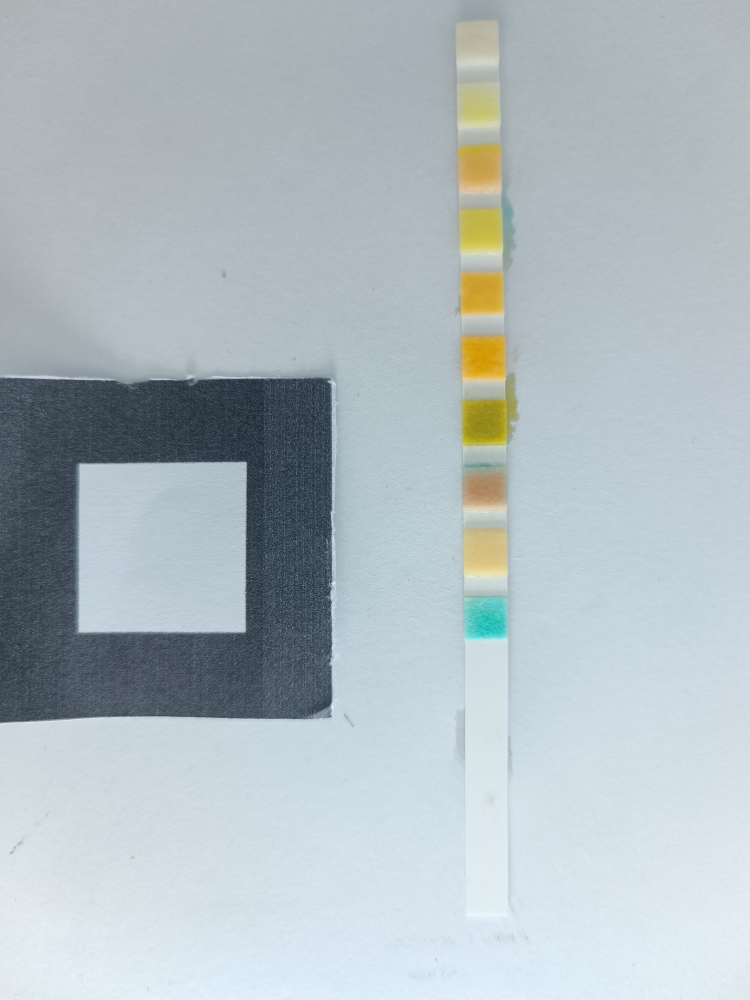
#> input picture pipeline/photos/001/001-Cool.jpg, 3000 x 4000 px (shown at 1/4 size)
$ python debug_auto_pad_overlay.py --image photos/001/001-Cool.jpg --output-dir out
#> lines starting #> are read from the running program, lines starting #| are printed output that depends on the picture; after the words box and inside, x2 and y2 are one past the last pixel; in counts of white or black regions, pixels touching at a corner belong together
#> in main, image is the input picture: shape (4000, 3000, 3); mean B, G, R 193.6, 188.1, 177
### pipeline/vision_pipeline.py
#!/usr/bin/env python3
"""
Vision pipeline for urinalysis burst processing.

Implements the sequence:
1) Optional geometric rectification (Macro-Marker contour + perspective transform) or fallback resize
2) Radiometric normalization (AWB using 10x10 marker-center patch)
3) Spatial segmentation (fixed pad grid via marker-calibrated px/mm)
4) Signal cleaning (temporal median across burst)
5) Feature extraction (mean HSV per pad)
"""

from __future__ import annotations

from dataclasses import dataclass
from typing import Iterable

import cv2
import numpy as np

ANALYTE_ORDER: tuple[str, ...] = (
    "Leukocytes",
    "Nitrite",
    "Urobilinogen",
    "Protein",
    "pH",
    "Blood",
    "Specific Gravity",
    "Ketone",    "Bilirubin",
    "Glucose",
)

_DEFAULT_PAD_OFFSETS_MM: tuple[tuple[float, float], ...] = (
    (32.0, 5.0),
    (32.0, 12.5),
    (32.0, 20.0),
    (32.0, 27.5),
    (32.0, 35.0),
    (32.0, 42.5),
    (32.0, 50.0),
    (32.0, 57.5),
    (32.0, 65.0),
    (32.0, 72.5),
)


def analyte_to_key(analyte_name: str) -> str:
    return analyte_name.lower().replace(" ", "_")


# [22 lines left out: functions feature_columns_for_analyte, all_feature_columns, _normalize_hue, not called in this run]


def _clip_01(value: float) -> float:
    return min(max(value, 0.0), 1.0)


# [8 lines left out: function _circular_mean_deg, not called in this run]


@dataclass(frozen=True)
class VisionPipelineConfig:
    marker_size_mm: float = 20.0
    marker_size_px: int = 200
    marker_anchor_x_px: int = 80
    marker_anchor_y_px: int = 80
    output_width_px: int = 1400
    output_height_px: int = 1800
    center_patch_px: int = 10
    pad_width_mm: float = 5.0
    pad_height_mm: float = 5.0
    pad_offsets_mm: tuple[tuple[float, float], ...] = _DEFAULT_PAD_OFFSETS_MM
    analyte_order: tuple[str, ...] = ANALYTE_ORDER
    min_marker_area_px: float = 1200.0
    max_marker_area_ratio: float = 0.25
    border_reject_margin_ratio: float = 0.005
    max_quad_side_ratio: float = 3.5
    adaptive_grid_enabled: bool = True
    adaptive_x_search_px: int = 220
    adaptive_x_step_px: int = 10
    adaptive_y_search_px: int = 60
    adaptive_y_step_px: int = 4
    per_pad_localization_enabled: bool = True
    per_pad_y_refine_px: int = 6
    per_pad_y_step_px: int = 2
    per_pad_max_step_deviation_px: int = 8
    feature_space: str = "hsv"

    def validate(self) -> None:
        if len(self.pad_offsets_mm) != len(self.analyte_order):
            raise ValueError(
                "pad_offsets_mm must match analyte_order length "
                f"({len(self.pad_offsets_mm)} != {len(self.analyte_order)})"
            )
        if self.marker_size_mm <= 0:
            raise ValueError("marker_size_mm must be > 0")
        if self.marker_size_px <= 0:
            raise ValueError("marker_size_px must be > 0")
        if self.output_width_px <= 0 or self.output_height_px <= 0:
            raise ValueError("output dimensions must be > 0")
        if self.center_patch_px <= 0:
            raise ValueError("center_patch_px must be > 0")
        if not 0.0 < self.max_marker_area_ratio <= 1.0:
            raise ValueError("max_marker_area_ratio must be in (0, 1]")
        if not 0.0 <= self.border_reject_margin_ratio <= 0.1:
            raise ValueError("border_reject_margin_ratio must be in [0, 0.1]")
        if self.max_quad_side_ratio <= 1.0:
            raise ValueError("max_quad_side_ratio must be > 1")
        if self.adaptive_x_search_px < 0:
            raise ValueError("adaptive_x_search_px must be >= 0")
        if self.adaptive_x_step_px <= 0:
            raise ValueError("adaptive_x_step_px must be > 0")
        if self.adaptive_y_search_px < 0:
            raise ValueError("adaptive_y_search_px must be >= 0")
        if self.adaptive_y_step_px <= 0:
            raise ValueError("adaptive_y_step_px must be > 0")
        if self.per_pad_y_refine_px < 0:
            raise ValueError("per_pad_y_refine_px must be >= 0")
        if self.per_pad_y_step_px <= 0:
            raise ValueError("per_pad_y_step_px must be > 0")
        if self.per_pad_max_step_deviation_px < 0:
            raise ValueError("per_pad_max_step_deviation_px must be >= 0")
        if self.feature_space not in {"hsv", "normalized_hsv", "lab"}:
            raise ValueError("feature_space must be one of: hsv, normalized_hsv, lab")


@dataclass
class RectificationResult:
    rectified_bgr: np.ndarray
    marker_corners_src: np.ndarray
    marker_corners_dst: np.ndarray
    homography: np.ndarray


@dataclass
class AwbResult:
    awb_bgr: np.ndarray
    gain_b: float
    gain_g: float
    gain_r: float
    center_patch_mean_bgr: tuple[float, float, float]


@dataclass
class BurstProcessingResult:
    features_by_pad: dict[str, tuple[float, float, float]]
    flat_feature_vector: list[float]
    frames_total: int
    frames_used: int
    frames_skipped: int
    frame_errors: list[str]


@dataclass
class PadLocalizationResult:
    analyte_name: str
    base_x: int
    base_y: int
    final_x: int
    final_y: int
    width: int
    height: int
    local_dx: int
    local_dy: int
    local_score: float


class MacroMarkerRectifier:
    def __init__(self, config: VisionPipelineConfig) -> None:
        self.config = config

    def _destination_marker_corners(self) -> np.ndarray:
        x0 = float(self.config.marker_anchor_x_px)
        y0 = float(self.config.marker_anchor_y_px)
        size = float(self.config.marker_size_px)
        return np.array(
            [
                [x0, y0],
                [x0 + size, y0],
                [x0 + size, y0 + size],
                [x0, y0 + size],
            ],
            dtype=np.float32,
        )

    def _order_corners(self, points: np.ndarray) -> np.ndarray:
        pts = points.astype(np.float32)
        sums = pts.sum(axis=1)
        diffs = np.diff(pts, axis=1).reshape(-1)

        top_left = pts[np.argmin(sums)]
        bottom_right = pts[np.argmax(sums)]
        top_right = pts[np.argmin(diffs)]
        bottom_left = pts[np.argmax(diffs)]

        return np.array([top_left, top_right, bottom_right, bottom_left], dtype=np.float32)

    def _touches_image_border(
        self,
        points: np.ndarray,
        image_width: int,
        image_height: int,
        margin_px: float,
    ) -> bool:
        min_x = float(np.min(points[:, 0]))
        min_y = float(np.min(points[:, 1]))
        max_x = float(np.max(points[:, 0]))
        max_y = float(np.max(points[:, 1]))

        return (
            min_x <= margin_px
            or min_y <= margin_px
            or max_x >= (image_width - 1 - margin_px)
            or max_y >= (image_height - 1 - margin_px)
        )

    def _quad_side_ratio(self, points: np.ndarray) -> float:
        side_lengths = [
            float(np.linalg.norm(points[(index + 1) % 4] - points[index]))
            for index in range(4)
        ]
        shortest = min(side_lengths)
        if shortest <= 1e-6:
            return float("inf")
        return max(side_lengths) / shortest

    # [102 lines left out: functions _marker_pattern_score, _detect_marker_by_dark_square_pattern, not called in this run]

    def detect_marker_corners(self, image_bgr: np.ndarray) -> np.ndarray:
        gray = cv2.cvtColor(image_bgr, cv2.COLOR_BGR2GRAY)
        image_height, image_width = gray.shape
        image_area = float(image_width * image_height)
        max_allowed_area = image_area * float(self.config.max_marker_area_ratio)
        border_margin_px = max(
            2.0,
            min(float(image_width), float(image_height)) * float(self.config.border_reject_margin_ratio),
        )

        blur = cv2.GaussianBlur(gray, (5, 5), 0)

        edges = cv2.Canny(blur, 50, 160)
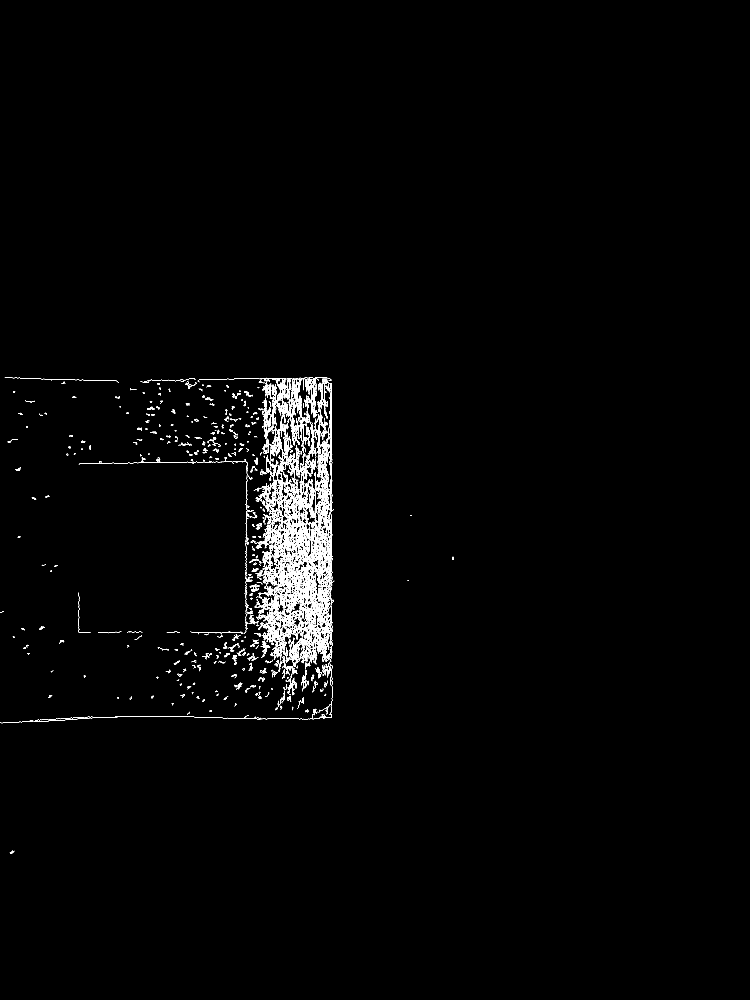
#> edges: shape (4000, 3000) (shown at 1/4 size); 0.83% white in thin lines or dots, all inside (x1, y1, x2, y2) = (0, 1509, 1814, 3414)
        adaptive = cv2.adaptiveThreshold(
            blur,
            255,
            cv2.ADAPTIVE_THRESH_GAUSSIAN_C,
            cv2.THRESH_BINARY,
            31,
            5,
        )
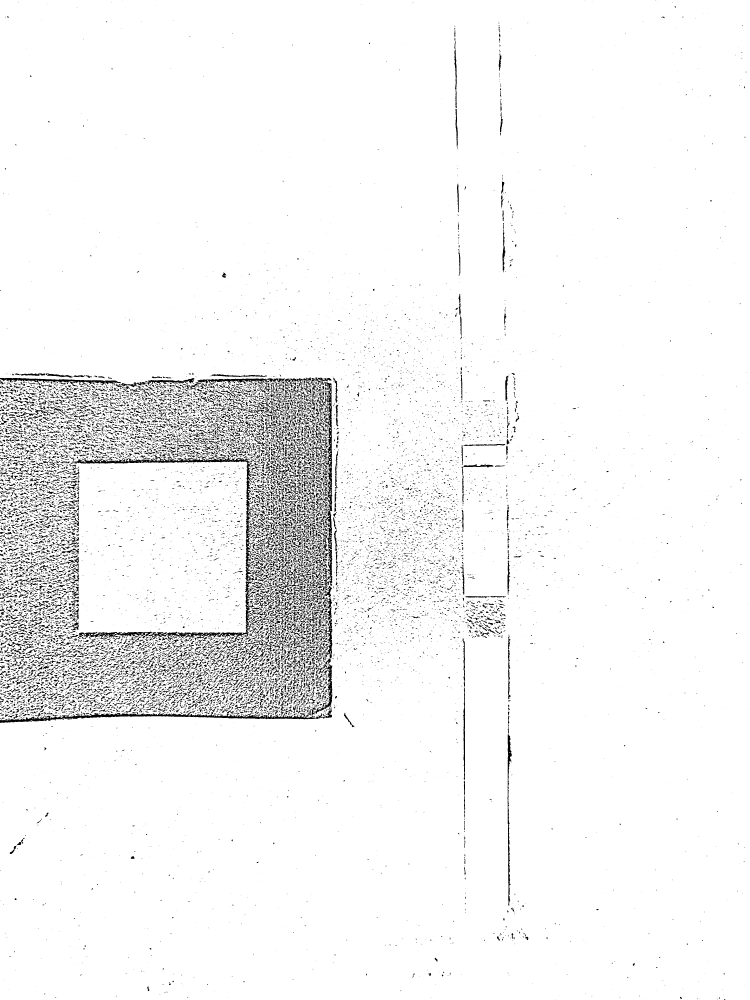
#> adaptive: shape (4000, 3000) (shown at 1/4 size); 95.7% white; 14329 black regions (9901 under 20 px), largest, box (x1, y1, x2, y2) and area: (276, 1813, 1061, 2324) 14892, (0, 2825, 1299, 2892) 14768, (1224, 1527, 1330, 2411) 12879

        best_quad: np.ndarray | None = None
        best_area = 0.0

        def consider_quad(candidate_quad: np.ndarray, area: float) -> None:
            nonlocal best_quad, best_area
            if area < self.config.min_marker_area_px or area > max_allowed_area:
                return

            quad = self._order_corners(candidate_quad.astype(np.float32))
            if self._touches_image_border(
                quad,
                image_width=image_width,
                image_height=image_height,
                margin_px=border_margin_px,
            ):
                return

            if self._quad_side_ratio(quad) > self.config.max_quad_side_ratio:
                return

            if area > best_area:
                best_area = area
                best_quad = quad

        for binary_map in (edges, adaptive):
            contours, _ = cv2.findContours(binary_map, cv2.RETR_LIST, cv2.CHAIN_APPROX_SIMPLE)
            for contour in sorted(contours, key=cv2.contourArea, reverse=True)[:120]:
                area = float(cv2.contourArea(contour))
                if area < self.config.min_marker_area_px:
                    continue
                if area > max_allowed_area:
                    continue

                peri = cv2.arcLength(contour, True)
                approx = cv2.approxPolyDP(contour, 0.02 * peri, True)
                if len(approx) != 4:
                    continue
                if not cv2.isContourConvex(approx):
                    continue

                consider_quad(approx.reshape(4, 2).astype(np.float32), area)

            if best_quad is not None:
                break
#> this loop made 2 passes

        # Fallback: if strict detection failed, try relaxed thresholds
        if best_quad is None:
            relaxed_edges = cv2.Canny(blur, 30, 100)  # Lower thresholds
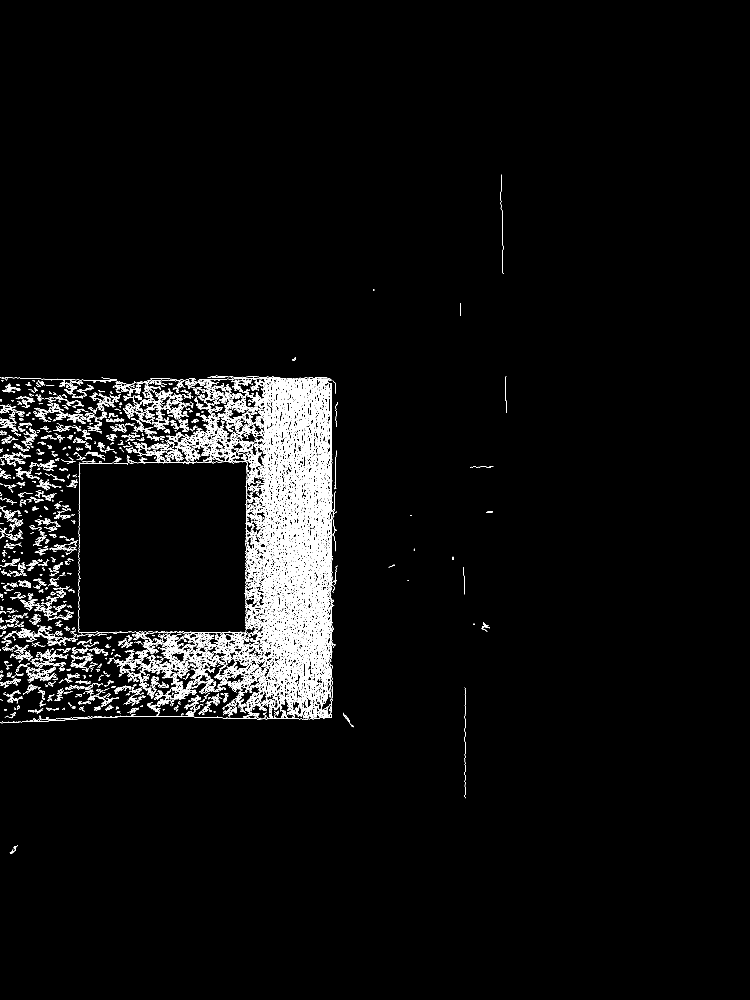
#> relaxed_edges: shape (4000, 3000) (shown at 1/4 size); 2.1% white in thin lines or dots, all inside (x1, y1, x2, y2) = (0, 698, 2028, 3414)
            contours, _ = cv2.findContours(relaxed_edges, cv2.RETR_LIST, cv2.CHAIN_APPROX_SIMPLE)
#> contours = 7925 contours, 5450 with area under 20; largest, box (x1, y1, x2, y2) and area: (1194, 2456, 1309, 2663) 3485, (1119, 2254, 1268, 2440) 2933, (1148, 2227, 1244, 2365) 2541, (1264, 2023, 1329, 2328) 1802, (1170, 1934, 1230, 2111) 1457
            for contour in sorted(contours, key=cv2.contourArea, reverse=True)[:50]:
                area = float(cv2.contourArea(contour))
                if area < self.config.min_marker_area_px * 0.7:  # Relaxed min area
                    continue
                if area > max_allowed_area * 1.5:  # Relaxed max area
                    continue

                peri = cv2.arcLength(contour, True)
                approx = cv2.approxPolyDP(contour, 0.03 * peri, True)  # Relaxed DP epsilon
                if len(approx) != 4:
                    continue
                if not cv2.isContourConvex(approx):
                    continue

                quad = self._order_corners(approx.reshape(4, 2).astype(np.float32))
                if self._touches_image_border(
                    quad,
                    image_width=image_width,
                    image_height=image_height,
                    margin_px=border_margin_px * 0.5,  # Relaxed border margin
                ):
                    continue

                if self._quad_side_ratio(quad) > self.config.max_quad_side_ratio * 1.2:  # Relaxed ratio
                    continue

                if area > best_area:
                    best_area = area
                    best_quad = quad
#> this loop made 50 passes
#> area on passes 17 to 24: 814, 800, 796.5, 749.5, 720.5, 710.5, 667, 651.5
#> after the loop, best_area = 0

        if best_quad is None:
            inverted = cv2.bitwise_not(gray)
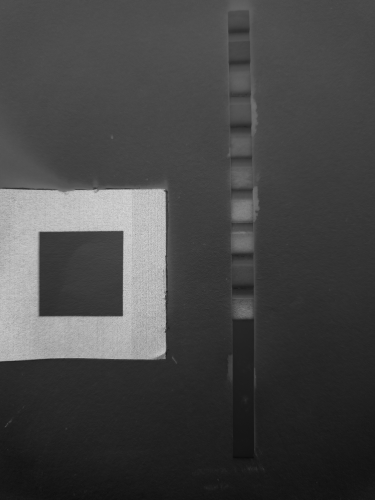
#> inverted: shape (4000, 3000) (shown at 1/8 size); min 3, max 239, mean 69.6
            _, otsu = cv2.threshold(inverted, 0, 255, cv2.THRESH_BINARY + cv2.THRESH_OTSU)
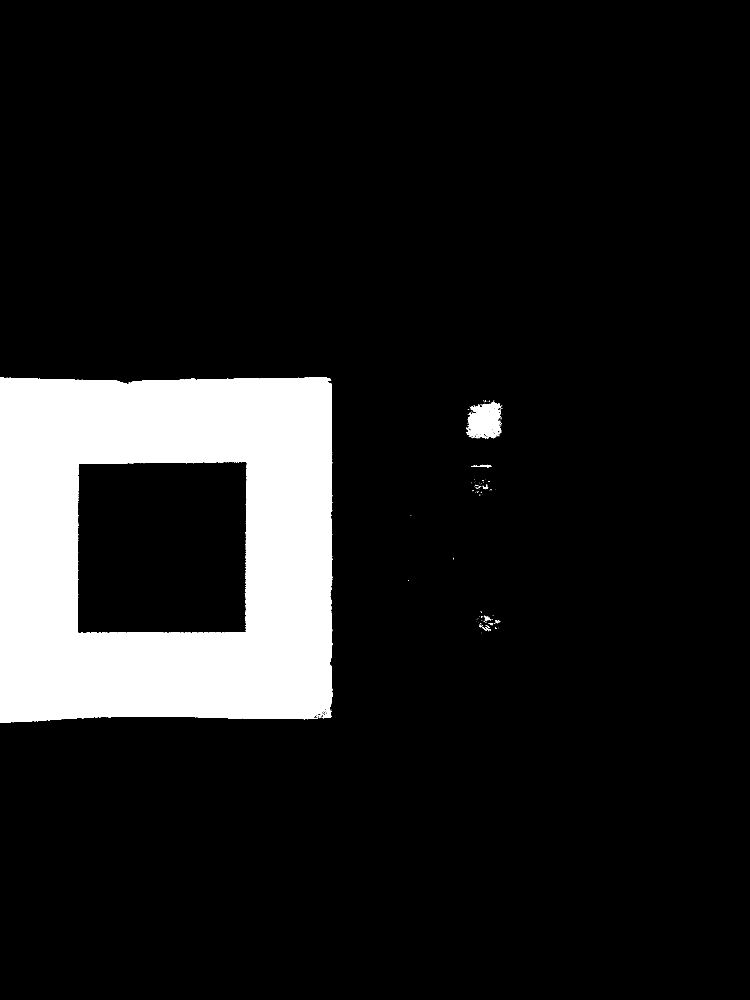
#> otsu: shape (4000, 3000) (shown at 1/4 size); 11.3% white; 206 white regions (188 under 20 px), largest, box (x1, y1, x2, y2) and area: (0, 1508, 1329, 2891) 1338849, (1865, 1607, 2006, 1753) 13259, (1884, 1859, 1966, 1870) 377
            kernel = cv2.getStructuringElement(cv2.MORPH_RECT, (5, 5))
            closed = cv2.morphologyEx(otsu, cv2.MORPH_CLOSE, kernel, iterations=2)
#> closed: shape (4000, 3000); 11.4% white; 36 white regions (27 under 20 px)
            contours, _ = cv2.findContours(closed, cv2.RETR_EXTERNAL, cv2.CHAIN_APPROX_SIMPLE)
#> contours = 36 contours, 29 with area under 20; largest, box (x1, y1, x2, y2) and area: (0, 1508, 1329, 2891) 1796936, (1864, 1602, 2012, 1756) 16758, (1899, 1931, 1953, 1957) 554, (1916, 2493, 1963, 2525) 500, (1918, 2463, 1970, 2491) 364, (1884, 1859, 1968, 1870) 328, (1954, 2480, 2001, 2501) 258
#> (the rest of the program and of its run is left out)
